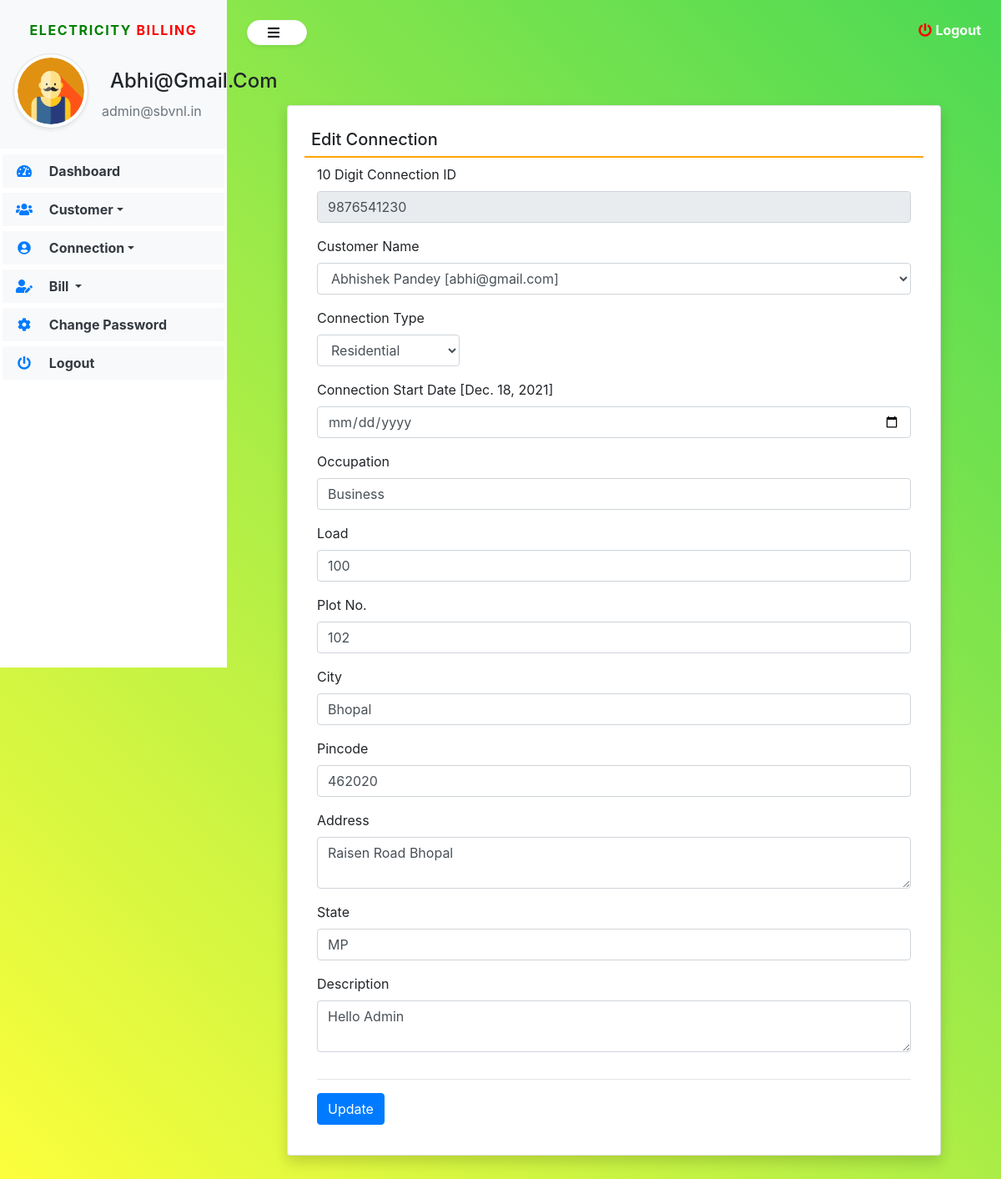
The app's page /edit_Connection/1 (signed in) with its own data.
### electricity/models.py (models this page shows, shortened)
class Connection(models.Model):
    customer = models.ForeignKey(Customer,on_delete=models.CASCADE)
    connectionid = models.CharField(max_length=10, null=True)
    connectiontype = models.CharField(max_length=100, null=True)
    connectionstartdate = models.DateField(null=True)
    occupation = models.CharField(max_length=100, null=True)
    connectionload = models.CharField(max_length=100, null=True)
    plotno = models.CharField(max_length=50, null=True)
    city = models.CharField(max_length=100, null=True)
    pincode = models.CharField(max_length=10, null=True)
    address = models.CharField(max_length=200, null=True)
    state = models.CharField(max_length=100, null=True)
    description = models.CharField(max_length=250, null=True)

class Customer(models.Model):
    user = models.ForeignKey(User,on_delete=models.CASCADE)
    contact = models.CharField(max_length=15, null=True)
    address = models.CharField(max_length=200, null=True)
    city = models.CharField(max_length=100,null=True)
    state = models.CharField(max_length=100, null=True)
    regdate = models.DateTimeField(auto_now_add=True)

### electricity/views.py (the view, shortened to what this page needs)
# urls.py: path('edit_Connection/<int:pid>', edit_Connection, name='edit_Connection'),
def edit_Connection(request,pid):
    if not request.user.is_authenticated:
        return redirect('admin_login')
    customer = Customer.objects.all()
    connection = Connection.objects.get(id=pid)
    error = False
    d = {'connection': connection, 'customer': customer, 'error': error}
    return  render(request, 'edit_Connection.html', locals())

### electricity/templates/edit_Connection.html (shortened to what this page needs)
{% extends 'navbar1.html' %}
{% load static %}
{% block body1 %}
<div class="card shadow m-5">
    <div class="card-body">
      <h5 class="p-2" style="border-bottom: 2px solid orange">Edit Connection</h5>
      <div class="container-fluid">
        <form method="post">
          <div class="form-row">
            <div class="col-sm-12">
              <div class="form-group">
                <label>10 Digit Connection ID</label>
                <input type="number" name="connectionid" class="form-control" value="{{connection.connectionid}}" readonly>
              </div>
            </div>
            <div class="col-sm-12">
              <div class="form-group">
                <label>Customer Name</label>
                <select name="customerid" class="form-control">
                     <option value="{{connection.customer.id}}">{{connection.customer.user.first_name}} {{connection.customer.user.last_name}} [{{connection.customer.user.username}}]</option>
			    </select>
              </div>
            </div>
            <div class="col-sm-3">
             <div class="form-group">
               <label>Connection Type</label>
               <select name ="connectiontype" class="form-control" value="{{connection.connectiontype}}">
                <option selected>Residential</option>
               </select>
             </div>
            </div>
            <div class="col-sm-12">
             <div class="form-group">
               <label>Connection Start Date [{{connection.connectionstartdate}}]</label>
               <input type="date" name="connectionstartdate" class="form-control" value="">
             </div>
            </div>
            <div class="col-sm-12">
             <div class="form-group">
               <label>Occupation</label>
               <input type="text" name="occupation" class="form-control" value="{{connection.occupation}}">
             </div>
            </div>
            <div class="col-sm-12">
             <div class="form-group">
               <label>Load</label>
               <input type="number" name="connectionload" class="form-control" value="{{connection.connectionload}}">
             </div>
            </div>
            <div class="col-sm-12">
             <div class="form-group">
               <label>Plot No.</label>
               <input type="number" name="plotno" class="form-control" value="{{connection.plotno}}">
             </div>
            </div>
            <div class="col-sm-12">
             <div class="form-group">
               <label>City</label>
               <input type="text" name="city" class="form-control" value="{{connection.city}}">
             </div>
            </div>
            <div class="col-sm-12">
             <div class="form-group">
               <label>Pincode</label>
               <input type="number" name="pincode" class="form-control" value="{{connection.pincode}}">
             </div>
            </div>
            <div class="col-sm-12">
             <div class="form-group">
               <label>Address</label>
               <textarea name="address" class="form-control" rows="2">{{connection.address}}</textarea>
             </div>
            </div>
            <div class="col-sm-12">
             <div class="form-group">
               <label>State</label>
               <input type="text" name="state" class="form-control" value="{{connection.state}}">
             </div>
            </div>
            <div class="col-sm-12">
             <div class="form-group">
               <label>Description</label>
               <textarea name="description" class="form-control" rows="2">{{connection.description}}</textarea>
             </div>
            </div>
          </div>
          <hr>
        <input type="submit" value="Update" class="btn btn-primary">
        </form>
      </div>
    </div>
  </div>
{% endblock %}

### electricity/templates/navbar1.html (shortened to what this page needs)
{% load static %}
<html>
<head>
    <link rel="stylesheet" href="https://maxcdn.bootstrapcdn.com/bootstrap/4.5.2/css/bootstrap.min.css">
    <link rel="stylesheet" href="https://pro.fontawesome.com/releases/v5.10.0/css/all.css" />
    <link rel="stylesheet" href="{% static 'css/sidebar.css' %}">
</head>
<body>
    <div class="bg-white vertical-nav" id="sidebar">
        <div class="bg-light py-4 px-3 mb-1">
            <p class="text-center font-weight-bold text-uppercase px-3 sidebar-title"><span style="color:green">Electricity</span> <span style="color:red">Billing</span></p>
            <div class="media d-flex align-items-center">
                <img src="{% static 'images/user12.png' %}" width="90" height="90" class="mr-3 rounded-circle img-thumbnail shadow-sm">
                <div class="media-body">
                    <h4 class="mb-0" style="text-transform: capitalize;">{{request.user.username}}</h4>
                    <p class="text-muted mb-0">admin@sbvnl.in</p>
                </div>
            </div>
        </div>
        <ul class="nav flex-column bg-white">
            <li class="nav-item">
                <a href="{% url 'admin_home' %}" class="nav-link text-dark bg-light"> <i class="fas fa-tachometer-alt fa-fw mr-3 text-primary"></i> Dashboard
                </a>
            </li>
            <li class="nav-item dropdown">
                <a href="" class="nav-link dropdown-toggle text-dark bg-light" id="navbardrop" data-toggle="dropdown"> <i class="fas fa-users fa-fw mr-3 text-primary"></i> Customer</a>
            </li>
            <li class="nav-item dropdown">
                <a href="" class="nav-link dropdown-toggle text-dark bg-light" id="navbardrop" data-toggle="dropdown">
                    <i class="fas fa-user-circle fa-fw mr-3 text-primary"></i> Connection</a>
            </li>
            <li class="nav-item dropdown">
                <a href="" class="nav-link dropdown-toggle text-dark bg-light" id="navbardrop" data-toggle="dropdown"> <i class="fas fa-user-edit fa-fw mr-3 text-primary"></i> Bill
                </a>
            </li>
            <li class="nav-item">
                <a href="{% url 'change_password' %}" class="nav-link text-dark bg-light"> <i class="fas fa-cog fa-fw mr-3 text-primary"></i> Change Password
                </a>
            </li>
            <li class="nav-item">
                <a href="{% url 'logout' %}" class="nav-link text-dark bg-light">
                    <i class="fas fa-power-off fa-fw mr-3 text-primary"></i> Logout
                </a>
            </li>
        </ul>
    </div>
    <div class="page-content p-4" id="content">
        <a data-toggle="modal" data-target="#exampleModalCenter" title="logout" class="text-white float-right"><i
			class="fas fa-power-off"></i> <b>Logout</b></a>
        <button id="sidebarCollapse" type="button" class="btn btn-light bg-white rounded-pill shadow-sm px-4 mb-4">
			<i class="fas fa-bars mr-2"></i>
		</button> {% block body1 %} {% endblock %}
    </div>
</body>
</html>

### electricity/static/css/sidebar.css (style rules this page uses)
.sidebar-title { letter-spacing: 0.1em; color: #aaa; }
body { background: linear-gradient(-135deg, #4bd954, #ffff3b); min-height: 100vh; }
.vertical-nav { min-width: 17rem; width: 17rem; height: 100vh; position: fixed; top: 0; left: 0; transition: all 0.4s; }
.page-content { width: calc(100%-17rem); margin-left: 17rem; transition: all 0.4s; }
.nav-link { font-weight: bold; }
.fa-power-off { color: rgb(255, 0, 0); }

### electricity/templates/navbar1.html (style rules this page uses)
.nav-item { padding: 3px !important; }
h2, h4 { padding: 10px; }

### records on screen
Connection: connectionid "9876541230", customerid "Abhishek Pandey [abhi@gmail.com]", connectiontype "Residential", connectionstartdate "Dec. 18, 2021", occupation "Business", connectionload "100", plotno "102", city "Bhopal", pincode "462020", address "Raisen Road Bhopal", state "MP", description "Hello Admin"

### other values on screen
{{ request.user.username }} "Abhi@gmail.com"
